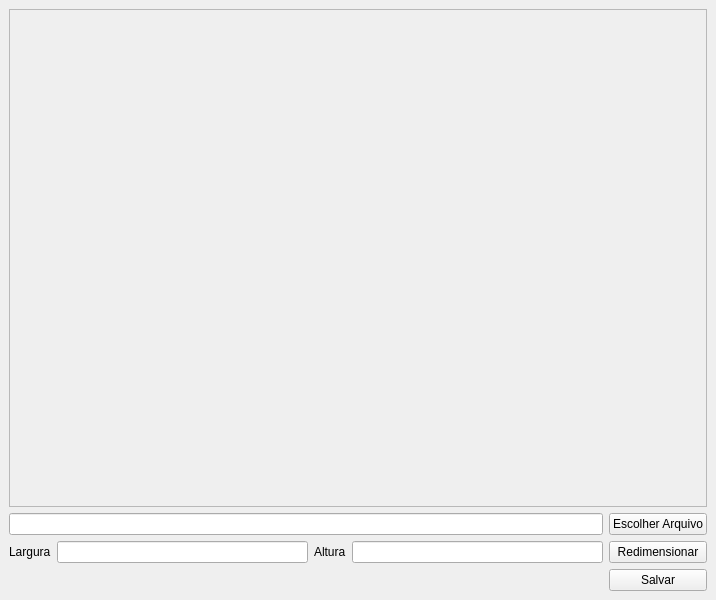
<?xml version="1.0" encoding="UTF-8"?>
<ui version="4.0">
 <class>MainWindow</class>
 <widget class="QMainWindow" name="MainWindow">
  <property name="geometry">
   <rect>
    <x>0</x>
    <y>0</y>
    <width>716</width>
    <height>600</height>
   </rect>
  </property>
  <property name="windowTitle">
   <string>Redimencionar Imagem</string>
  </property>
  <widget class="QWidget" name="centralwidget">
   <layout class="QGridLayout" name="gridLayout">
    <item row="3" column="2">
     <widget class="QLabel" name="label_2">
      <property name="text">
       <string>Altura</string>
      </property>
     </widget>
    </item>
    <item row="3" column="1">
     <widget class="QLineEdit" name="inputLargura"/>
    </item>
    <item row="3" column="0">
     <widget class="QLabel" name="label">
      <property name="text">
       <string>Largura</string>
      </property>
     </widget>
    </item>
    <item row="3" column="3">
     <widget class="QLineEdit" name="inputAltura"/>
    </item>
    <item row="3" column="4">
     <widget class="QPushButton" name="btnRedimencionar">
      <property name="text">
       <string>Redimensionar</string>
      </property>
     </widget>
    </item>
    <item row="4" column="4">
     <widget class="QPushButton" name="btnSalvar">
      <property name="text">
       <string>Salvar</string>
      </property>
     </widget>
    </item>
    <item row="0" column="0" colspan="5">
     <widget class="QScrollArea" name="scrollArea">
      <property name="widgetResizable">
       <bool>true</bool>
      </property>
      <widget class="QWidget" name="scrollAreaWidgetContents">
       <property name="geometry">
        <rect>
         <x>0</x>
         <y>0</y>
         <width>696</width>
         <height>493</height>
        </rect>
       </property>
       <layout class="QGridLayout" name="gridLayout_2">
        <item row="0" column="0">
         <widget class="QLabel" name="labelImg">
          <property name="text">
           <string/>
          </property>
         </widget>
        </item>
       </layout>
      </widget>
     </widget>
    </item>
    <item row="2" column="4">
     <widget class="QPushButton" name="btnEscolherArquivo">
      <property name="text">
       <string>Escolher Arquivo</string>
      </property>
     </widget>
    </item>
    <item row="2" column="0" colspan="4">
     <widget class="QLineEdit" name="inputAbrirArquivo"/>
    </item>
   </layout>
  </widget>
 </widget>
 <resources/>
 <connections/>
</ui>
